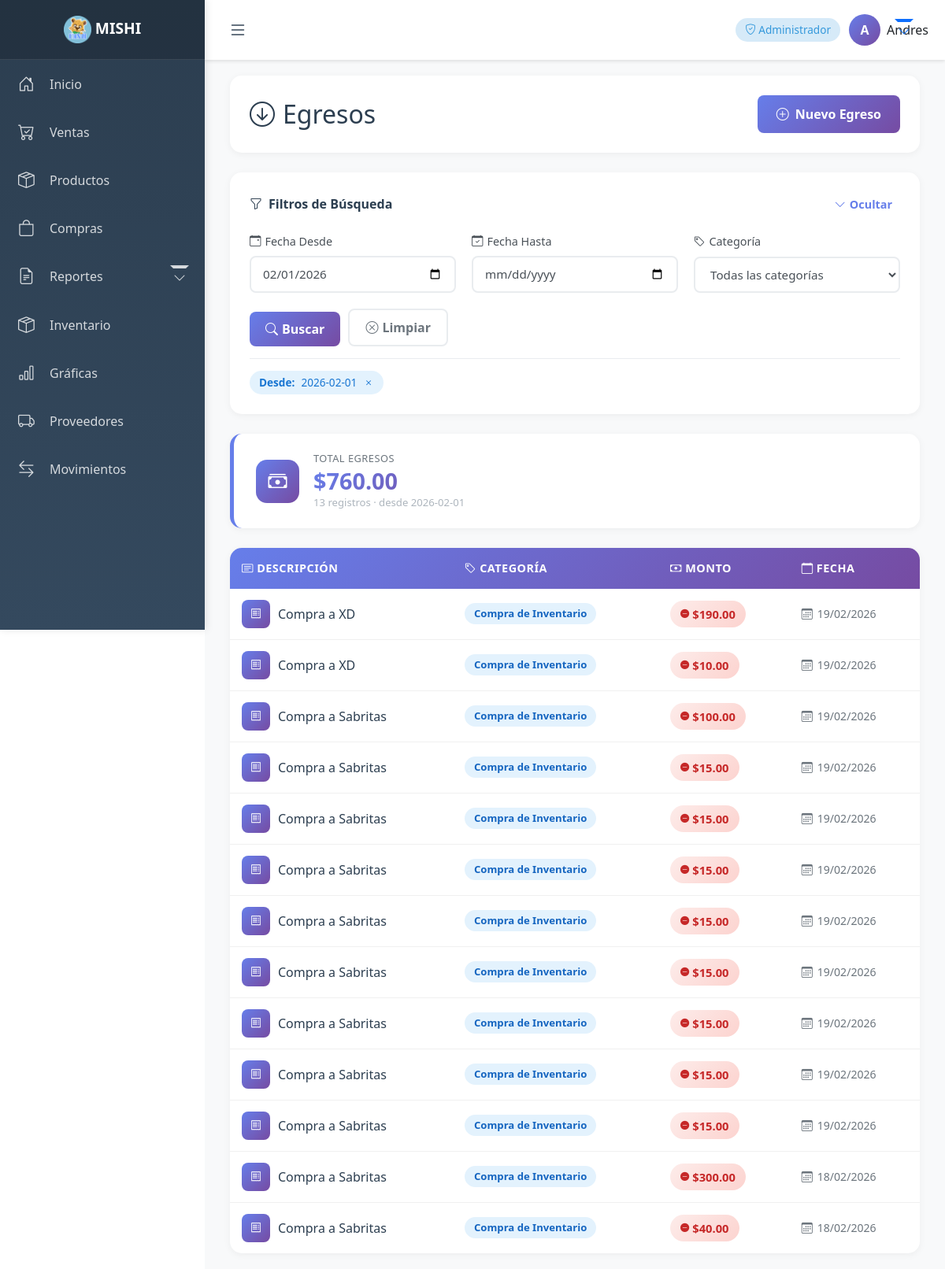
The page /inventario/egresos/ (signed in) on the database as committed earlier.
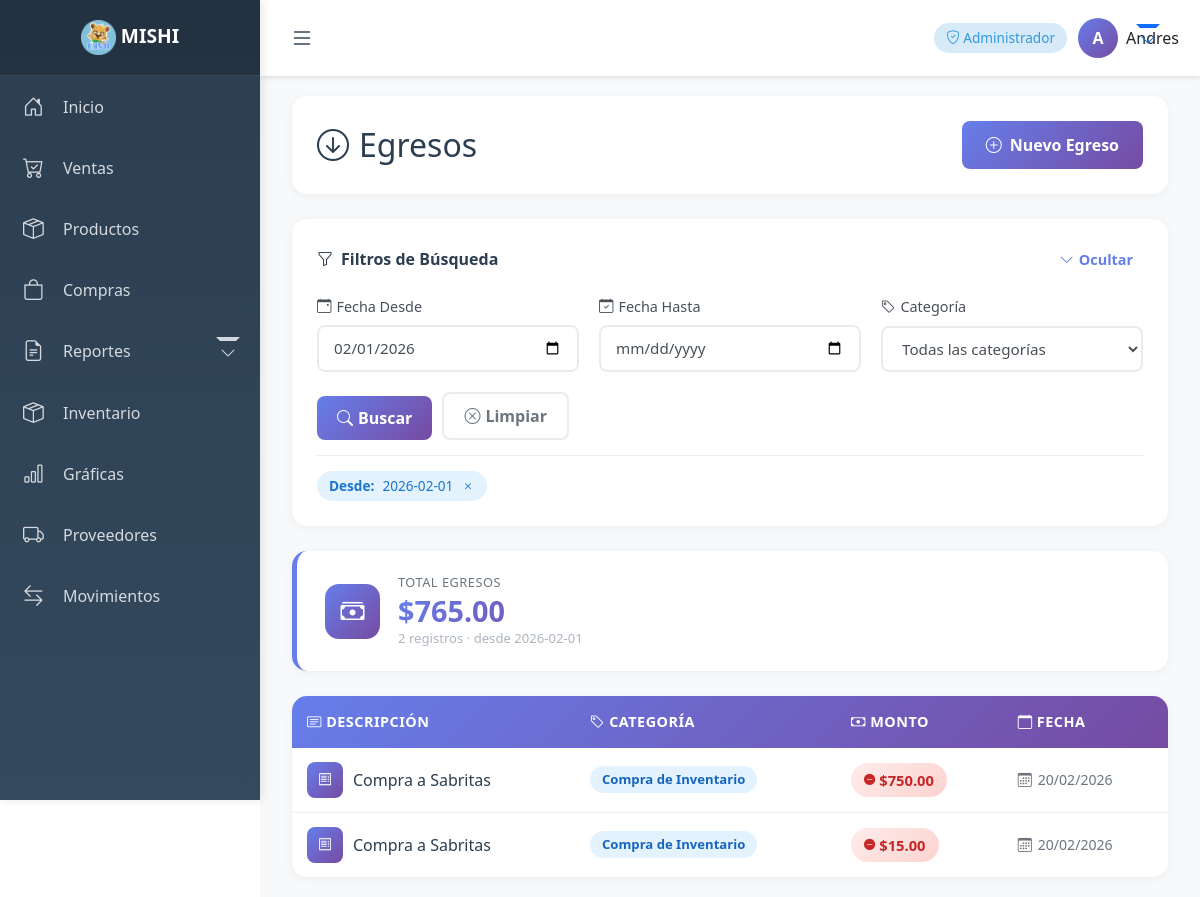
The same page on the database as committed later.
### inventario/models.py (models this page shows, shortened)
class Egreso(models.Model):
    negocio = models.ForeignKey(Negocio, on_delete=models.CASCADE)
    descripcion = models.CharField(max_length=255)
    monto = models.DecimalField(max_digits=10, decimal_places=2)
    categoria = models.CharField(max_length=100)
    fecha = models.DateTimeField(auto_now_add=True)

### inventario/views.py (the view)
# urls.py: path("egresos/", lista_egresos, name="egresos"),
@login_required
def lista_egresos(request):
    negocio = get_negocio_activo(request)
    hoy = date.today()
    fecha_desde_str = request.GET.get("fecha_desde", hoy.strftime("%Y-%m-01"))
    fecha_hasta_str = request.GET.get("fecha_hasta", "")
    categoria_filtro = request.GET.get("categoria", "")
    try:
        fecha_desde = datetime.strptime(fecha_desde_str, "%Y-%m-%d").date()
    except (ValueError, TypeError):
        fecha_desde = hoy.replace(day=1)
    try:
        fecha_hasta = datetime.strptime(fecha_hasta_str, "%Y-%m-%d").date() if fecha_hasta_str else None
    except (ValueError, TypeError):
        fecha_hasta = None
    egresos = Egreso.objects.filter(
        negocio=negocio,
        fecha__gte=fecha_desde,
    ).order_by("-fecha")
    if fecha_hasta:
        egresos = egresos.filter(fecha__lte=fecha_hasta)
    if categoria_filtro:
        egresos = egresos.filter(categoria=categoria_filtro)
    total_egresos = sum(e.monto for e in egresos)
    categorias = (
        Egreso.objects.filter(negocio=negocio)
        .values_list("categoria", flat=True)
        .distinct()
        .order_by("categoria")
    )
    return render(request, "inventario/lista_egresos.html", {
        "egresos": egresos,
        "total_egresos": total_egresos,
        "categorias": categorias,
        "fecha_desde": fecha_desde_str,
        "fecha_hasta": fecha_hasta_str,
        "categoria_filtro": categoria_filtro,
    })

### negocios/utils.py (called while the page is built)
def get_negocio_activo(request):
    negocio_id = request.session.get("negocio_id")
    if negocio_id:
        try:
            return Negocio.objects.filter(id=negocio_id).first()
        except Negocio.DoesNotExist:
            return None
    return None

### usuarios/context_processors.py (called while the page is built)
def rol_usuario_context(request):
    rol = None
    if request.user.is_authenticated:
        negocio_id = request.session.get("negocio_id")
        if negocio_id:
            relacion = UsuarioNegocio.objects.filter(
                usuario=request.user,
                negocio_id=negocio_id
            ).first()
            if relacion:
                rol = relacion.rol
    return {
        'rol_usuario': rol
    }

### inventario/templates/inventario/lista_egresos.html (shortened to what the changed rows need)
{% extends 'base.html' %}
{% block content %}
<div class="container-fluid">
    <div class="page-header">
        <h2>
            <i class="bi bi-arrow-down-circle"></i>
            Egresos
        </h2>
    </div>
    <div class="summary-card">
        <div class="summary-content">
            <span class="summary-label">Total Egresos</span>
            <span class="summary-value">${{ total_egresos|floatformat:2 }}</span>
            <span class="summary-sub">
                {{ egresos|length }} registro{% if egresos|length != 1 %}s{% endif %}
                {% if fecha_desde %} · desde {{ fecha_desde }}{% endif %}
            </span>
        </div>
    </div>
    {% if egresos %}
    <div class="table-card">
        <div class="table-responsive">
            <table class="egresos-table">
                <thead>
                    <tr>
                        <th><i class="bi bi-card-text"></i> Descripción</th>
                        <th><i class="bi bi-tag"></i> Categoría</th>
                        <th><i class="bi bi-cash"></i> Monto</th>
                        <th><i class="bi bi-calendar"></i> Fecha</th>
                    </tr>
                </thead>
                <tbody>
                    {% for e in egresos %}
                    <tr>
                        <td>
                            <div class="desc-cell">
                                <div class="desc-icon">
                                    <i class="bi bi-receipt"></i>
                                </div>
                                <span class="desc-text">{{ e.descripcion }}</span>
                            </div>
                        </td>
                        <td>
                            <span class="categoria-badge" data-categoria="{{ e.categoria }}">
                                {{ e.categoria }}
                            </span>
                        </td>
                        <td>
                            <span class="monto-badge">
                                <i class="bi bi-dash-circle-fill" style="font-size:0.7rem;"></i>
                                ${{ e.monto|floatformat:2 }}
                            </span>
                        </td>
                        <td>
                            <span class="fecha-text">
                                <i class="bi bi-calendar3"></i>
                                {{ e.fecha|date:"d/m/Y" }}
                            </span>
                        </td>
                    </tr>
                    {% endfor %}
                </tbody>
            </table>
        </div>
    </div>
    {% endif %}
</div>
{% endblock %}

Rows that differ between the two databases and show on the page:
removed Egreso: descripcion "Compra a XD", categoria "Compra de Inventario", monto "190.00", fecha "19/02/2026"
removed Egreso: descripcion "Compra a XD", categoria "Compra de Inventario", monto "10.00", fecha "19/02/2026"
removed Egreso: descripcion "Compra a Sabritas", categoria "Compra de Inventario", monto "100.00", fecha "19/02/2026"
removed Egreso: descripcion "Compra a Sabritas", categoria "Compra de Inventario", monto "15.00", fecha "19/02/2026"
removed Egreso: descripcion "Compra a Sabritas", categoria "Compra de Inventario", monto "15.00", fecha "19/02/2026"
removed Egreso: descripcion "Compra a Sabritas", categoria "Compra de Inventario", monto "15.00", fecha "19/02/2026"
removed Egreso: descripcion "Compra a Sabritas", categoria "Compra de Inventario", monto "15.00", fecha "19/02/2026"
removed Egreso: descripcion "Compra a Sabritas", categoria "Compra de Inventario", monto "15.00", fecha "19/02/2026"
removed Egreso: descripcion "Compra a Sabritas", categoria "Compra de Inventario", monto "15.00", fecha "19/02/2026"
removed Egreso: descripcion "Compra a Sabritas", categoria "Compra de Inventario", monto "15.00", fecha "19/02/2026"
removed Egreso: descripcion "Compra a Sabritas", categoria "Compra de Inventario", monto "15.00", fecha "19/02/2026"
changed Egreso (number 1 of 2 on the later page): monto "300.00" → "750.00"; fecha "18/02/2026" → "20/02/2026"
changed Egreso (number 2 of 2 on the later page): monto "40.00" → "15.00"; fecha "18/02/2026" → "20/02/2026"
Other text that changed with them:
{{ total_egresos|floatformat:2 }}: "760.00" → "765.00"
{{ egresos|length }}: "13" → "2"
